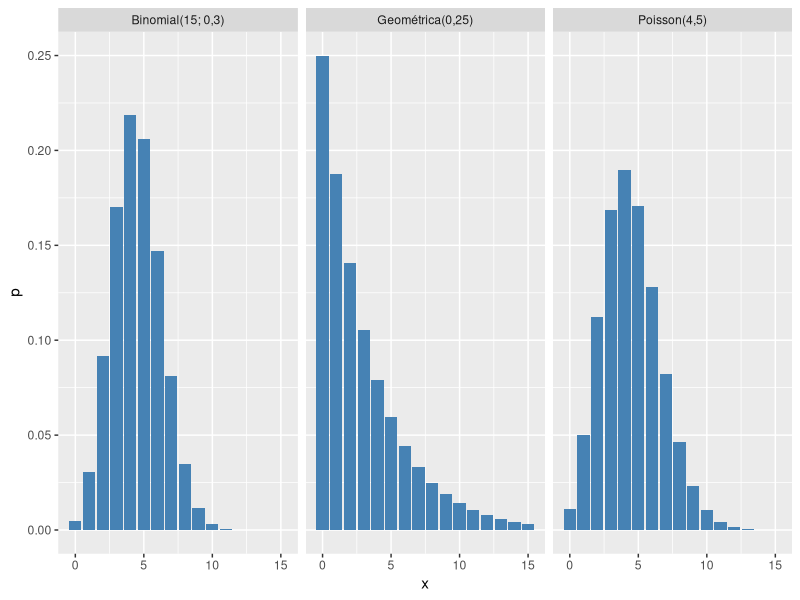
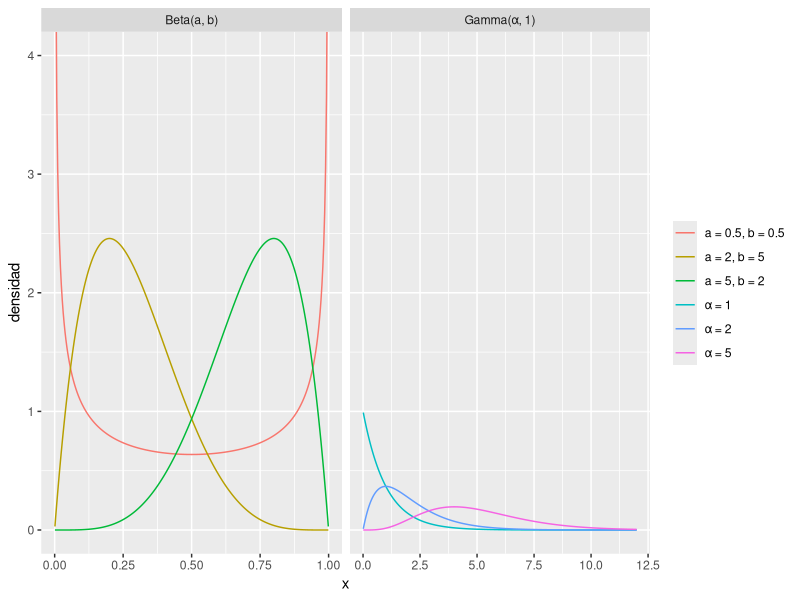
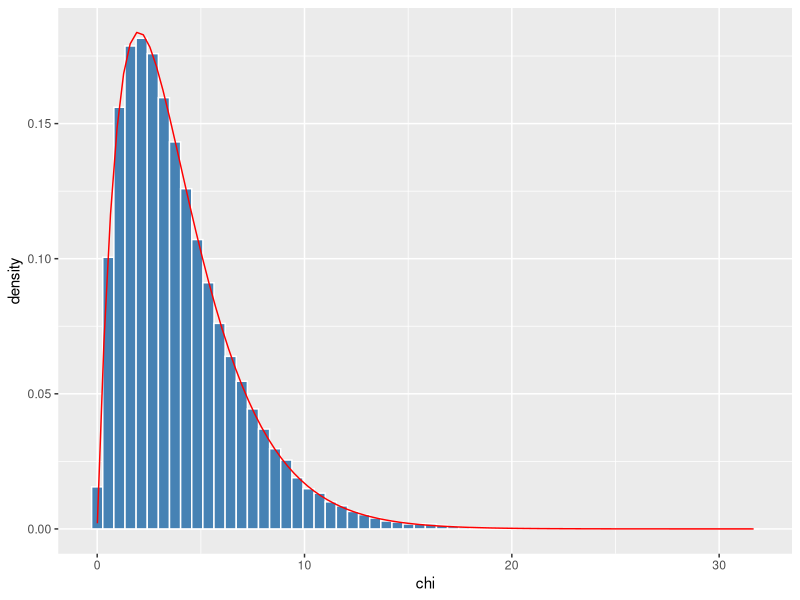
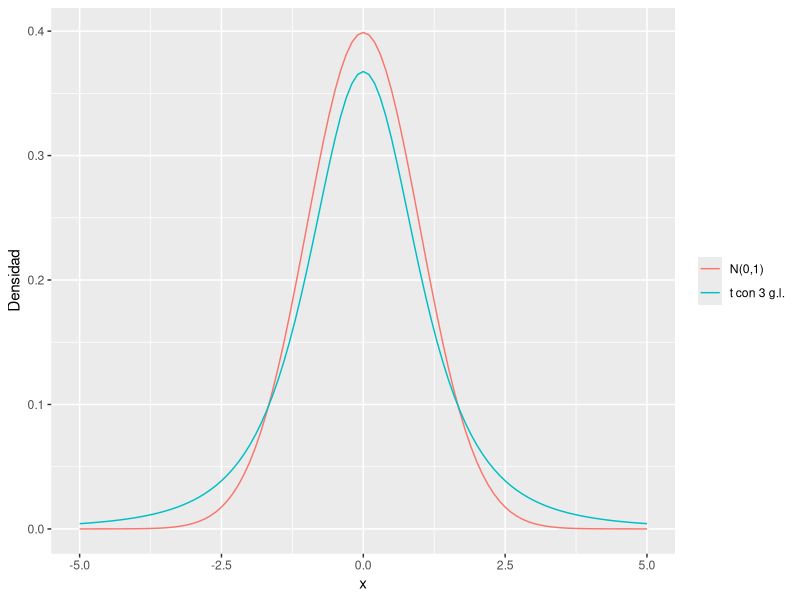

Generate these figures, in order, with R:
## ---- chunk 1
library(tidyverse)
## ---- chunk 2
#| label: fig-modelos-discretos
#| fig-cap: "Funciones de probabilidad de la binomial, Poisson y geométrica."
x <- 0:15
bind_rows(
  tibble(x, p = dbinom(x, 15, 0.3),   modelo = "Binomial(15; 0,3)"),
  tibble(x, p = dpois(x, 4.5),        modelo = "Poisson(4,5)"),
  tibble(x, p = dgeom(x, 0.25),       modelo = "Geométrica(0,25)")
) |>
  ggplot(aes(x, p)) +
  geom_col(fill = "steelblue") +
  facet_wrap(~modelo)
## ---- chunk 3
n <- 1000; p <- 0.003
k <- 0:10
round(cbind(k, binomial = dbinom(k, n, p), poisson = dpois(k, n * p)), 5)
## ---- chunk 4
dhyper(2, m = 7, n = 13, k = 5)    # P(exactamente 2 rojas)
dbinom(2, size = 5, prob = 7/20)   # con reposición: valor próximo, no igual
## ---- chunk 5
#| label: fig-modelos-continuos
#| fig-cap: "Densidades de la gamma y la beta para distintos parámetros."
gammas <- expand_grid(x = seq(0.01, 12, length.out = 300), alfa = c(1, 2, 5)) |>
  mutate(densidad = dgamma(x, shape = alfa, rate = 1),
         familia = "Gamma(α, 1)", parametros = paste("α =", alfa))

betas <- tribble(
  ~a,  ~b,
  0.5, 0.5,
  2,   5,
  5,   2
) |>
  mutate(x = list(seq(0.001, 0.999, length.out = 300))) |>
  unnest(x) |>
  mutate(densidad = dbeta(x, a, b),
         familia = "Beta(a, b)", parametros = paste0("a = ", a, ", b = ", b))

bind_rows(gammas, betas) |>
  ggplot(aes(x, densidad, color = parametros)) +
  geom_line() +
  coord_cartesian(ylim = c(0, 4)) +
  facet_wrap(~familia, scales = "free_x") +
  labs(color = NULL)
## ---- chunk 6
2 * pnorm(1:3) - 1
qnorm(c(0.025, 0.975))     # cuantiles 1,96 que se usan en los intervalos al 95 %
## ---- chunk 7
lambda <- 0.5; s <- 2; t <- 3
pexp(s + t, lambda, lower.tail = FALSE) / pexp(s, lambda, lower.tail = FALSE)
pexp(t, lambda, lower.tail = FALSE)
## ---- chunk 8
#| label: fig-chi2-sim
#| fig-cap: "Suma de 4 normales al cuadrado frente a la densidad chi-cuadrado con 4 grados de libertad."
set.seed(7)
n <- 4
chi <- replicate(1e5, sum(rnorm(n)^2))
mean(chi); var(chi)       # n y 2n

ggplot(tibble(chi), aes(chi)) +
  geom_histogram(aes(y = after_stat(density)), bins = 60,
                 fill = "steelblue", color = "white") +
  stat_function(fun = dchisq, args = list(df = n), color = "red")
## ---- chunk 9
#| label: fig-t-colas
#| fig-cap: "La t de Student tiene colas más pesadas que la normal."
ggplot(tibble(x = c(-5, 5)), aes(x)) +
  stat_function(fun = dnorm, aes(color = "N(0,1)")) +
  stat_function(fun = dt, args = list(df = 3), aes(color = "t con 3 g.l.")) +
  labs(color = NULL, y = "Densidad")
qnorm(0.975); qt(0.975, df = c(3, 10, 30, 1000))
